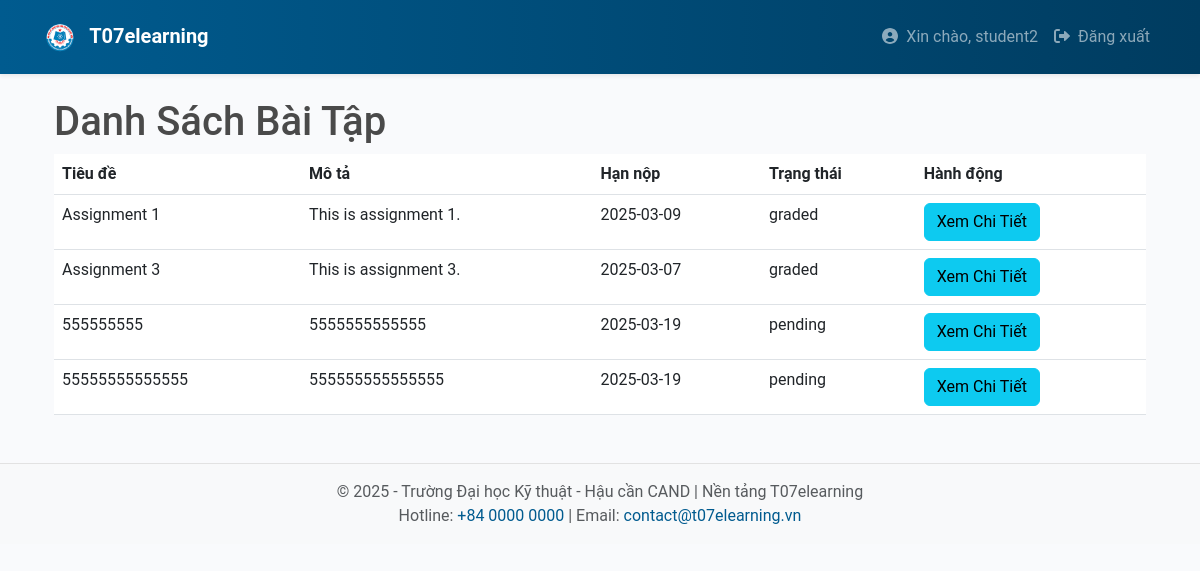
Before: /student/view_assignments (signed in) with the older database file.
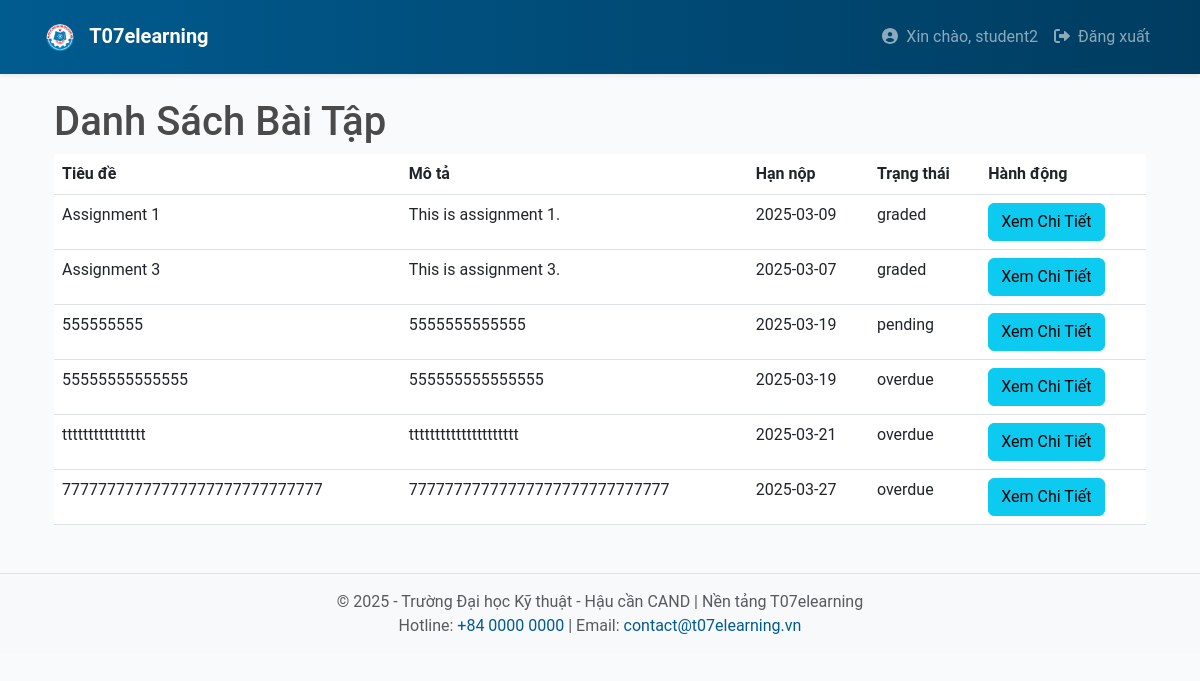
After: the same page with the newer database file.
### app/models.py (models this page shows, shortened)
class Submission(db.Model):
    __tablename__ = 'submissions'
    id = db.Column(db.Integer, primary_key=True)
    assignment_id = db.Column(db.Integer, db.ForeignKey('assignments.id'), nullable=False)
    student_id = db.Column(db.Integer, db.ForeignKey('users.id'), nullable=False)
    submission_date = db.Column(db.DateTime, default=datetime.utcnow)
    file_url = db.Column(db.String(512), nullable=True)
    grade = db.Column(db.Float, nullable=True)
    feedback = db.Column(db.Text, nullable=True)
    status = db.Column(db.String(64), nullable=False, default='pending')
    answer = db.Column(db.Text, nullable=True)
    assignment = db.relationship('Assignment', back_populates='submissions')

class Assignment(db.Model):
    __tablename__ = 'assignments'
    id = db.Column(db.Integer, primary_key=True)
    class_id = db.Column(db.Integer, db.ForeignKey('classes.id'), nullable=False)
    title = db.Column(db.String(128), nullable=False)
    description = db.Column(db.Text, nullable=True)
    due_date = db.Column(db.DateTime, nullable=False)
    max_attempts = db.Column(db.Integer, default=1)
    created_on = db.Column(db.DateTime, default=datetime.utcnow)
    attachment_url = db.Column(db.String(512), nullable=True)
    class_link = db.Column(db.String(256), nullable=True)  # New field for class link
    lecturer_id = db.Column(db.Integer, db.ForeignKey('users.id'), nullable=False)
    deadline_duration = db.Column(db.Integer, nullable=False, default=0)
    submissions = db.relationship('Submission', back_populates='assignment')

### app/student/routes.py (the view)
@bp.route('/view_assignments')
@login_required
def view_assignments():
    if not current_user.is_student():  # Check if the user is a student
        flash('Bạn không có quyền truy cập trang này.', 'danger')
        return redirect(url_for('main.index'))  # Redirect to main page
    submissions = Submission.query.filter_by(student_id=current_user.id).all()
    return render_template('student/assignments.html', submissions=submissions)

### app/models.py (called while the page is built)
    def is_student(self):
        return any(role.name == 'student' for role in self.roles)

### app/templates/student/assignments.html
{% extends "base.html" %}
{% block content %}
<div class="container">
    <h1>Danh Sách Bài Tập</h1>
    <table class="table">
        <thead>
            <tr>
                <th>Tiêu đề</th>
                <th>Mô tả</th>
                <th>Hạn nộp</th>
                <th>Trạng thái</th>
                <th>Hành động</th>
            </tr>
        </thead>
        <tbody>
            {% for submission in submissions %}
            <tr>
                <td>{{ submission.assignment.title }}</td>
                <td>{{ submission.assignment.description }}</td>
                <td>{{ submission.assignment.due_date.strftime('%Y-%m-%d') }}</td>
                <td>{{ submission.status }}</td>
                <td>
                    <a href="{{ url_for('student.view_assignment', assignment_id=submission.assignment.id) }}" class="btn btn-info">Xem Chi Tiết</a>
                </td>
            </tr>
            {% endfor %}
        </tbody>
    </table>
</div>
{% endblock %}

Changed rows visible on the page:
changed Submission (number 4 of 6 on the later page): status "pending" → "overdue"
added Submission: assignment "tttttttttttttttt", assignment.description "ttttttttttttttttttttt", assignment.due_date "2025-03-21", status "overdue"
added Submission: assignment "77777777777777777777777777777", assignment.description "77777777777777777777777777777", assignment.due_date "2025-03-27", status "overdue"
